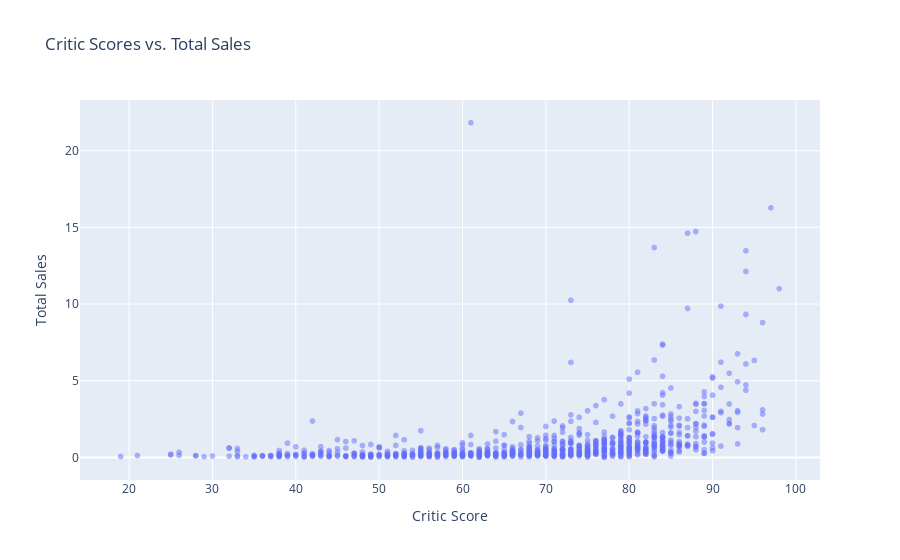

Notebook code for this chart:
### Markdown cell above
<div class='alert alert-info'>

The difference in total sales from the best selling platforms to the worse, is extremely significant. However, an interesting onbservation pertains to the average sales price across platforms. The best selling platform, The Wii, has an average 60,000,000 units sold per game on its platform which is not far off from the PS2's 54,000,000 and the Nintendo 3DS's 47,500,000 units sold per game release. 

</div>

### Code cell
# Filtering for data relevant to the XBOX 360
xbox_df = df[df['platform'] == 'X360']

# creating a scatter plot to test correlation between critic scores & total sales

fig = px.scatter(
    xbox_df,
    x='critic_score',
    y='total_sales',
    title='Critic Scores vs. Total Sales',
    opacity=0.5,
    labels={
        'critic_score': 'Critic Score',
        'total_sales': 'Total Sales'
    }
    )

fig.show()

### Figure 1 — Plotly figure (JSON) as saved in the notebook; plotly's stock layout.template omitted (floating-point values rounded to 4 significant figures; data arrays with more than 128 entries replaced by an {"elided": "..."} marker saying what was removed)
{"data": [{"hovertemplate": "Critic Score=%{x}<br>Total Sales=%{y}<extra></extra>", "legendgroup": "", "marker": {"color": "#636efa", "opacity": 0.5, "symbol": "circle"}, "mode": "markers", "name": "", "showlegend": false, "type": "scattergl", "x": {"elided": "1262 int values"}, "xaxis": "x", "y": {"elided": "1262 float values"}, "yaxis": "y"}], "layout": {"legend": {"tracegroupgap": 0}, "title": {"text": "Critic Scores vs. Total Sales"}, "xaxis": {"anchor": "y", "domain": [0, 1], "title": {"text": "Critic Score"}}, "yaxis": {"anchor": "x", "domain": [0, 1], "title": {"text": "Total Sales"}}}}
